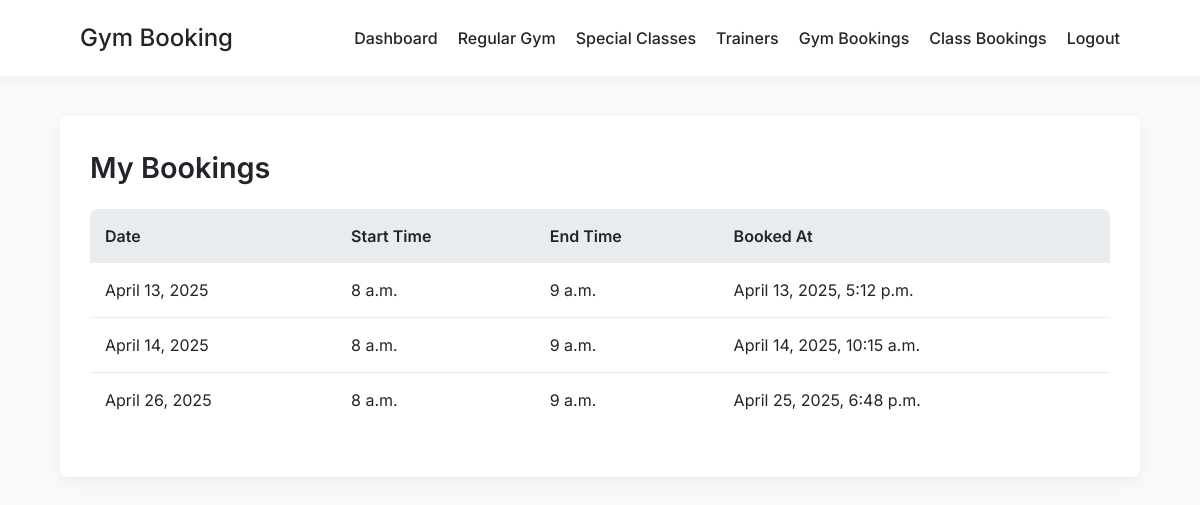
The app's page /view-bookings/ (signed in) with its own data.
### django-template/gym/models.py (models this page shows, shortened)
class Booking(models.Model):
    user = models.ForeignKey(User, on_delete=models.CASCADE, related_name='bookings')
    slot = models.ForeignKey(Slot, on_delete=models.CASCADE, related_name='bookings')
    booked_at = models.DateTimeField(default=timezone.now)
    class Meta:
        unique_together = ('user', 'slot')

class Slot(models.Model):
    date = models.DateField()
    start_time = models.TimeField()
    end_time = models.TimeField()
    capacity = models.IntegerField(default=10)
    available = models.IntegerField(default=10)
    class Meta:
        unique_together = ('date', 'start_time', 'end_time')
        ordering = ['date', 'start_time']

### django-template/gym/views.py (the view)
# urls.py: path('view-bookings/', views.view_bookings_view, name='view_bookings'),
@login_required
def view_bookings_view(request):
    bookings = Booking.objects.filter(user=request.user).select_related('slot')
    return render(request, 'gym/bookings.html', {'bookings': bookings})

### django-template/gym/templates/gym/bookings.html (shortened to what this page needs)
{% extends 'gym/base.html' %}
{% block content %}
<div class="card">
    <h2>My Bookings</h2>
    {% if bookings %}
    <table>
        <thead>
            <tr>
                <th>Date</th>
                <th>Start Time</th>
                <th>End Time</th>
                <th>Booked At</th>
            </tr>
        </thead>
        <tbody>
            {% for booking in bookings %}
            <tr>
                <td>{{ booking.slot.date }}</td>
                <td>{{ booking.slot.start_time }}</td>
                <td>{{ booking.slot.end_time }}</td>
                <td>{{ booking.booked_at }}</td>
            </tr>
            {% endfor %}
        </tbody>
    </table>
    {% else %}
    <p>You don't have any bookings yet.</p>
    <a href="{% url 'view_slots' %}" class="btn">Book a Slot</a>
    {% endif %}
</div>
{% endblock %}

### django-template/gym/templates/gym/base.html (style rules this page uses)
:root { --primary: #3a86ff; --primary-dark: #2667cc; --secondary: #8338ec; --success: #06d6a0; --danger: #ef476f; --light: #f8f9fa; --dark: #212529; --gray: #6c757d; --gray-light: #e9ecef; --shadow: rgba(0, 0, 0, 0.05); --border-radius: 8px; --transition: all 0.3s ease; }
* { box-sizing: border-box; margin: 0; padding: 0; }
body { font-family: 'Inter', sans-serif; font-size: 16px; line-height: 1.5; color: var(--dark); background-color: var(--light); margin: 0; padding: 0; }
.card { background-color: white; border-radius: var(--border-radius); padding: 30px; margin-bottom: 30px; box-shadow: 0 5px 15px var(--shadow); transition: var(--transition); }
h1, h2, h3 { margin-bottom: 20px; font-weight: 600; color: var(--dark); }
h2 { font-size: 1.8rem; }
table { width: 100%; border-collapse: separate; border-spacing: 0; margin-bottom: 20px; }
th { background-color: var(--gray-light); font-weight: 600; text-align: left; padding: 15px; }
th:first-child { border-top-left-radius: var(--border-radius); }
th:last-child { border-top-right-radius: var(--border-radius); }
td { padding: 15px; border-bottom: 1px solid var(--gray-light); }
tr:last-child td { border-bottom: none; }
tr:last-child td:first-child { border-bottom-left-radius: var(--border-radius); }
tr:last-child td:last-child { border-bottom-right-radius: var(--border-radius); }

### records on screen
Booking: slot "April 13, 2025", slot.start_time "8 a.m.", slot.end_time "9 a.m.", booked_at "April 13, 2025, 5:12 p.m."
Booking: slot "April 14, 2025", slot.start_time "8 a.m.", slot.end_time "9 a.m.", booked_at "April 14, 2025, 10:15 a.m."
Booking: slot "April 26, 2025", slot.start_time "8 a.m.", slot.end_time "9 a.m.", booked_at "April 25, 2025, 6:48 p.m."
